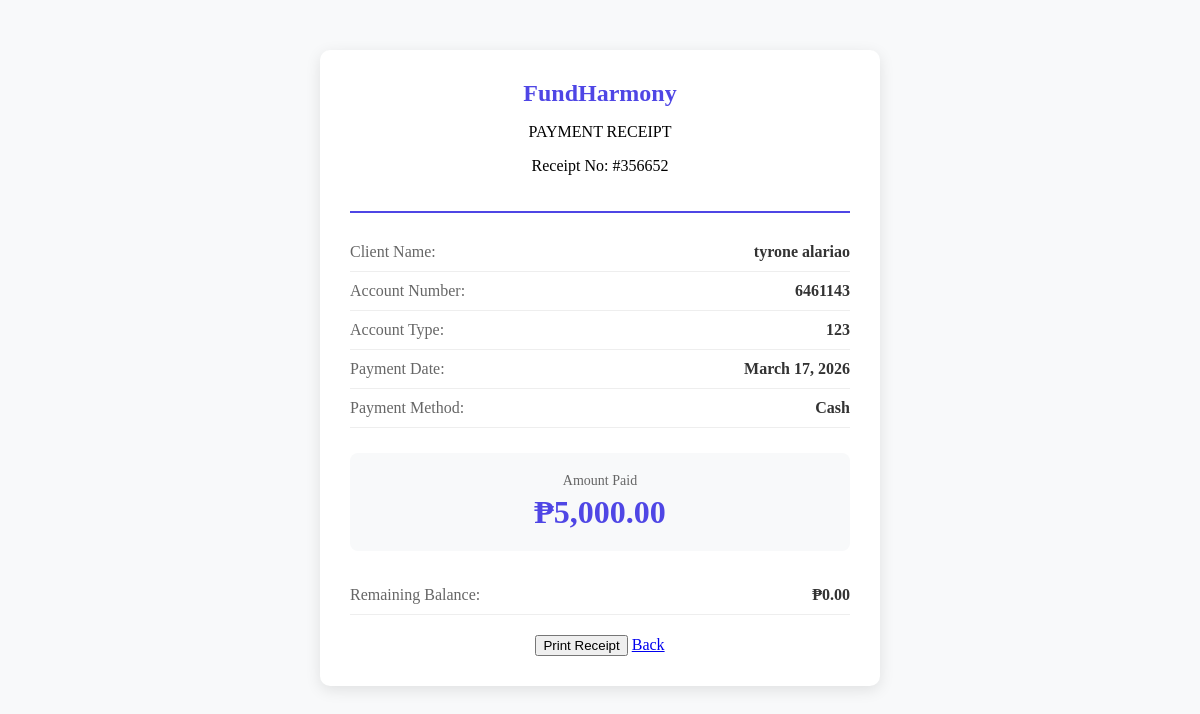
/admin_receipt.php?id=356652 (signed in), run on the app's committed database.
### tables this page shows
CREATE TABLE `payments` (
  `payment_number` int(10) NOT NULL,
  `account_number` int(10) NOT NULL,
  `payment_amount` decimal(10,2) NOT NULL,
  `payment_date` date NOT NULL,
  `payment_method` varchar(50) NOT NULL,
  `notes` text DEFAULT NULL,
  `created_at` timestamp NOT NULL DEFAULT current_timestamp(),
  `user_id` int(10) DEFAULT NULL
);

CREATE TABLE `customers` (
  `customer_number` int(10) NOT NULL,
  `customer_type` int(11) DEFAULT NULL,
  `first_name` varchar(50) NOT NULL,
  `middle_name` varchar(50) DEFAULT NULL,
  `surname` varchar(50) NOT NULL,
  `gender` char(1) NOT NULL,
  `date_of_birth` date NOT NULL,
  `nationality` varchar(50) NOT NULL,
  `registration_date` timestamp NOT NULL DEFAULT current_timestamp() ON UPDATE current_timestamp(),
  `user_id` int(10) DEFAULT NULL,
  `email` varchar(100) DEFAULT NULL,
  `phone` varchar(50) DEFAULT NULL,
  `password` varchar(255) DEFAULT NULL,
  `region` varchar(100) DEFAULT NULL,
  `city` varchar(100) DEFAULT NULL,
  `barangay` varchar(100) DEFAULT NULL,
  `zip_code` varchar(20) DEFAULT NULL,
  `full_address` varchar(255) DEFAULT NULL,
  `municipality` varchar(100) DEFAULT NULL,
  `is_active` tinyint(1) DEFAULT 1,
  `deactivated_date` date DEFAULT NULL,
  `last_login` datetime DEFAULT NULL,
  `emergency_contact_name` varchar(100) DEFAULT NULL,
  `emergency_contact_number` varchar(20) DEFAULT NULL,
  `emergency_contact_relationship` varchar(50) DEFAULT NULL,
  `status` tinyint(1) DEFAULT 1,
  `gov_id_number` varchar(50) DEFAULT '',
  `qr_code` varchar(64) DEFAULT NULL,
  `qr_code_enabled` tinyint(1) DEFAULT 0,
  `gov_id_type` varchar(50) DEFAULT NULL
);

CREATE TABLE `accounts` (
  `account_number` int(10) NOT NULL,
  `customer` int(10) NOT NULL,
  `account_type` int(10) NOT NULL,
  `open_date` timestamp NOT NULL DEFAULT current_timestamp() ON UPDATE current_timestamp(),
  `account_status` int(10) NOT NULL,
  `user_confirmed` tinyint(1) DEFAULT 0,
  `user_id` int(10) DEFAULT NULL,
  `loan_amount` decimal(15,2) DEFAULT 0.00,
  `bank_name` varchar(100) DEFAULT NULL,
  `disbursement_account` varchar(50) DEFAULT NULL,
  `disbursement_account_name` varchar(100) DEFAULT NULL,
  `branch` varchar(100) DEFAULT NULL,
  `loan_balance` decimal(15,2) DEFAULT 0.00,
  `disbursement_method` varchar(50) DEFAULT NULL,
  `ewallet_type` varchar(50) DEFAULT NULL,
  `ewallet_number` varchar(50) DEFAULT NULL,
  `ewallet_account_name` varchar(100) DEFAULT NULL,
  `pickup_location` varchar(100) DEFAULT NULL,
  `interest` decimal(15,2) DEFAULT 0.00,
  `loan_term` int(11) DEFAULT 1,
  `due_date` date DEFAULT NULL,
  `overdue_interest` decimal(15,2) DEFAULT 0.00,
  `reject_notes` text DEFAULT NULL,
  `penalty` decimal(15,2) DEFAULT 0.00,
  `approval_date` date DEFAULT NULL,
  `release_date` date DEFAULT NULL
);

### admin_receipt.php (the view, shortened to what this page needs)
<?php
$payment_number = isset($_GET['id']) ? intval($_GET['id']) : 0;
$sql = "SELECT p.*, c.first_name, c.surname, c.middle_name, a.account_number, a.account_type, a.loan_balance
FROM payments p
LEFT JOIN accounts a ON p.account_number = a.account_number
LEFT JOIN customers c ON a.customer = c.customer_number
WHERE p.payment_number = $payment_number";
$result = mysqli_query($conn, $sql);
$row = mysqli_fetch_assoc($result);
?>
</head>
<body>
    <div class="receipt">
        <div class="receipt-header">
            <h2>FundHarmony</h2>
            <p>PAYMENT RECEIPT</p>
            <p>Receipt No: #<?php echo str_pad($row['payment_number'], 6, '0', STR_PAD_LEFT); ?></p>
        </div>
        <div class="receipt-detail">
            <span class="receipt-label">Client Name:</span>
            <span class="receipt-value"><?php echo $row['first_name'] . ' ' . ($row['middle_name'] ? $row['middle_name'] . ' ' : '') . $row['surname']; ?></span>
        </div>
        <div class="receipt-detail">
            <span class="receipt-label">Account Number:</span>
            <span class="receipt-value"><?php echo $row['account_number']; ?></span>
        </div>
        <div class="receipt-detail">
            <span class="receipt-label">Account Type:</span>
            <span class="receipt-value"><?php echo $row['account_type']; ?></span>
        </div>
        <div class="receipt-detail">
            <span class="receipt-label">Payment Date:</span>
            <span class="receipt-value"><?php echo date('F d, Y', strtotime($row['payment_date'])); ?></span>
        </div>
        <div class="receipt-detail">
            <span class="receipt-label">Payment Method:</span>
            <span class="receipt-value"><?php echo $row['payment_method']; ?></span>
        </div>
        <div class="amount-paid">
            <div class="label">Amount Paid</div>
            <div class="amount">₱<?php echo number_format($row['payment_amount'], 2); ?></div>
        </div>
        <?php if(isset($row['loan_balance'])): ?>
        <div class="receipt-detail">
            <span class="receipt-label">Remaining Balance:</span>
            <span class="receipt-value">₱<?php echo number_format($row['loan_balance'], 2); ?></span>
        </div>
        <?php endif; ?>
        <div class="no-print">
            <button onclick="window.print()" class="btn btn-primary">
                <i class="fas fa-print"></i> Print Receipt
            </button>
            <a href="managepayment.php" class="btn btn-outline-secondary">
                <i class="fas fa-arrow-left"></i> Back
            </a>
        </div>
    </div>
</body>
</html>

### admin_receipt.php (style rules this page uses)
body { background: #f8f9fa; }
.receipt { max-width: 500px; margin: 50px auto; background: white; border-radius: 10px; box-shadow: 0 4px 15px rgba(0,0,0,0.1); padding: 30px; }
.receipt-header { text-align: center; border-bottom: 2px solid #4f46e5; padding-bottom: 20px; margin-bottom: 20px; }
.receipt-header h2 { color: #4f46e5; margin: 0; }
.receipt-detail { display: flex; justify-content: space-between; padding: 10px 0; border-bottom: 1px solid #eee; }
.receipt-label { color: #666; font-weight: 500; }
.receipt-value { color: #333; font-weight: 600; }
.amount-paid { text-align: center; margin: 25px 0; padding: 20px; background: #f8f9fa; border-radius: 8px; }
.amount-paid .label { font-size: 14px; color: #666; margin-bottom: 5px; }
.amount-paid .amount { font-size: 32px; color: #4f46e5; font-weight: bold; }
.no-print { text-align: center; margin-top: 20px; }

### data on the page
payments: payment_number "356652", customers.first_name "tyrone", customers.surname "alariao", accounts.account_number "6461143", accounts.account_type "123", payment_date "March 17, 2026", payment_method "Cash", payment_amount "5,000.00", accounts.loan_balance "0.00"
